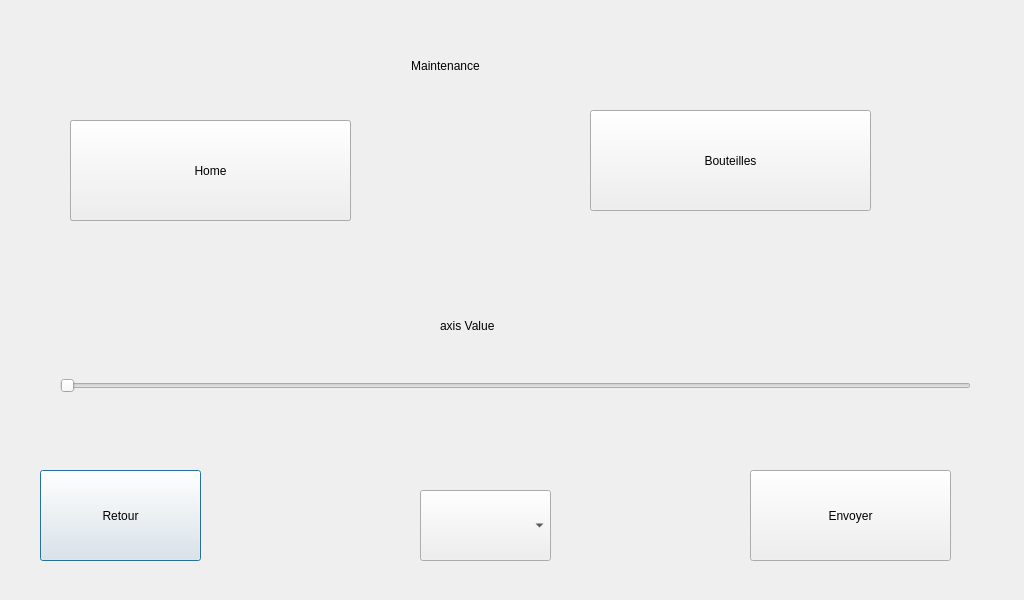
<?xml version="1.0" encoding="UTF-8"?>
<ui version="4.0">
 <class>Dialog</class>
 <widget class="QDialog" name="Dialog">
  <property name="geometry">
   <rect>
    <x>0</x>
    <y>0</y>
    <width>1024</width>
    <height>600</height>
   </rect>
  </property>
  <property name="windowTitle">
   <string>Dialog</string>
  </property>
  <widget class="QPushButton" name="pushButton_return">
   <property name="geometry">
    <rect>
     <x>40</x>
     <y>470</y>
     <width>161</width>
     <height>91</height>
    </rect>
   </property>
   <property name="text">
    <string>Retour</string>
   </property>
  </widget>
  <widget class="QSlider" name="slider">
   <property name="geometry">
    <rect>
     <x>60</x>
     <y>330</y>
     <width>911</width>
     <height>111</height>
    </rect>
   </property>
   <property name="orientation">
    <enum>Qt::Horizontal</enum>
   </property>
   <property name="invertedAppearance">
    <bool>false</bool>
   </property>
   <property name="invertedControls">
    <bool>false</bool>
   </property>
  </widget>
  <widget class="QLabel" name="label_Title">
   <property name="geometry">
    <rect>
     <x>140</x>
     <y>30</y>
     <width>611</width>
     <height>71</height>
    </rect>
   </property>
   <property name="text">
    <string>Maintenance</string>
   </property>
   <property name="alignment">
    <set>Qt::AlignCenter</set>
   </property>
  </widget>
  <widget class="QPushButton" name="pushButton_home">
   <property name="geometry">
    <rect>
     <x>70</x>
     <y>120</y>
     <width>281</width>
     <height>101</height>
    </rect>
   </property>
   <property name="text">
    <string>Home</string>
   </property>
  </widget>
  <widget class="QPushButton" name="pushButton_disable">
   <property name="geometry">
    <rect>
     <x>70</x>
     <y>120</y>
     <width>281</width>
     <height>101</height>
    </rect>
   </property>
   <property name="text">
    <string>Désactiver</string>
   </property>
  </widget>
  <widget class="QPushButton" name="pushButton_bottle">
   <property name="geometry">
    <rect>
     <x>590</x>
     <y>110</y>
     <width>281</width>
     <height>101</height>
    </rect>
   </property>
   <property name="text">
    <string>Bouteilles</string>
   </property>
  </widget>
  <widget class="QLabel" name="label_bottom_screen">
   <property name="geometry">
    <rect>
     <x>380</x>
     <y>480</y>
     <width>501</width>
     <height>91</height>
    </rect>
   </property>
   <property name="text">
    <string/>
   </property>
  </widget>
  <widget class="QPushButton" name="pushButton_send">
   <property name="geometry">
    <rect>
     <x>750</x>
     <y>470</y>
     <width>201</width>
     <height>91</height>
    </rect>
   </property>
   <property name="text">
    <string>Envoyer</string>
   </property>
  </widget>
  <widget class="QComboBox" name="comboBox_axis">
   <property name="geometry">
    <rect>
     <x>420</x>
     <y>490</y>
     <width>131</width>
     <height>71</height>
    </rect>
   </property>
  </widget>
  <widget class="QLabel" name="label_axis">
   <property name="geometry">
    <rect>
     <x>440</x>
     <y>310</y>
     <width>101</width>
     <height>31</height>
    </rect>
   </property>
   <property name="text">
    <string>axis Value</string>
   </property>
  </widget>
  <zorder>label_bottom_screen</zorder>
  <zorder>pushButton_return</zorder>
  <zorder>slider</zorder>
  <zorder>label_Title</zorder>
  <zorder>pushButton_home</zorder>
  <zorder>pushButton_bottle</zorder>
  <zorder>pushButton_send</zorder>
  <zorder>comboBox_axis</zorder>
  <zorder>label_axis</zorder>
 </widget>
 <resources/>
 <connections/>
</ui>
